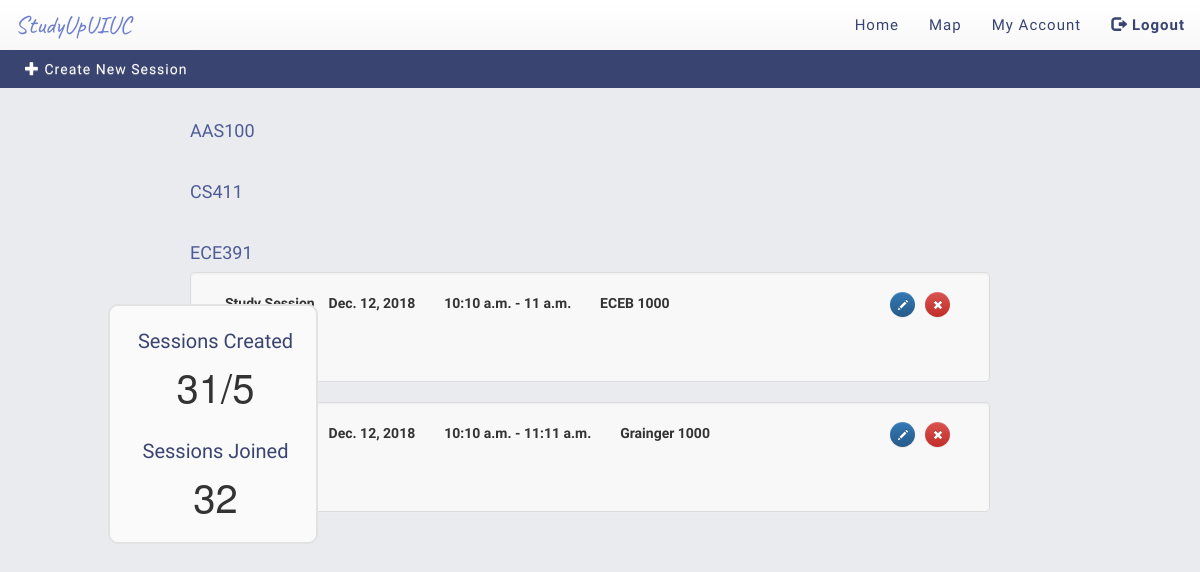
/ (signed in), run on the app's committed database.
### home/models.py (models this page shows)
class StudySession(models.Model):
    start_time = models.TimeField()
    end_time = models.TimeField()
    date = models.DateField()
    building = models.TextField()
    room_number = models.PositiveSmallIntegerField()
    description = models.TextField()
    seshID = models.UUIDField(primary_key=True, default=uuid.uuid4, editable=False)

### home/views.py (the view, shortened to what this page needs)
# urls.py: path('', HomeView.as_view(), name='home'),
class HomeView(TemplateView):
    template_name = "home/homepage.html"
    def get(self, request):
        cursor = connection.cursor()
        cursor.execute("SELECT      home_studysession.start_time, \
                                    home_studysession.end_time, \
                                    home_studysession.date, \
                                    home_studysession.building, \
                                    home_studysession.room_number, \
                                    home_studysession.description, \
                                    home_studysession.seshID, \
                                    home_classes.class_code, \
                                    home_classes.class_name \
                        FROM        accounts_enrolledin, \
                                    home_classes, \
                                    home_classofsession, \
                                    home_studysession \
                        WHERE       accounts_enrolledin.netID = %s AND \
                                    accounts_enrolledin.class_code = home_classes.class_code AND \
                                    home_classes.class_code = home_classofsession.class_code AND \
                                    home_classofsession.seshID = home_studysession.seshID \
                        ORDER BY    date(home_studysession.date), \
                                    time(home_studysession.start_time), \
                                    time(home_studysession.end_time), \
                                    home_studysession.building, \
                                    home_studysession.room_number", [str(request.user)])
        sessions_arr = cursor.fetchall()
        sessions = []
        count = 0;
        for i in range(len(sessions_arr)):
            if(sessions_arr[i] is None):
                continue;
            if(datetime.now().date() < sessions_arr[i][2]) or ((datetime.now().date() == sessions_arr[i][2]) and (datetime.now().time() < sessions_arr[i][1])):
                sessions.append({})
                sessions[count]['start_time'] = sessions_arr[i][0]
                sessions[count]['end_time'] = sessions_arr[i][1]
                sessions[count]['date'] = sessions_arr[i][2]
                sessions[count]['building'] = sessions_arr[i][3]
                sessions[count]['room_number'] = sessions_arr[i][4]
                hasData = False
                for j in range(len(sessions_arr[i][5])):
                    if sessions_arr[i][5][j] != " ":
                        hasData = True
                        break
                if hasData:
                    sessions[count]['description'] = sessions_arr[i][5]
                else:
                    sessions[count]['description'] = ""
                sessions[count]['seshID'] = sessions_arr[i][6]
                sessions[count]['class_code'] = sessions_arr[i][7]
                sessions[count]['class_name'] = sessions_arr[i][8]
                count+=1
        cursor.execute("SELECT      home_sessionhas.is_owner, \
                                    home_studysession.seshID \
                        FROM        accounts_enrolledin, \
                                    home_classes, \
                                    home_classofsession, \
                                    home_studysession, \
                                    home_sessionhas \
                        WHERE       accounts_enrolledin.netID = %s AND \
                                    home_sessionhas.netID = accounts_enrolledin.netID AND \
                                    accounts_enrolledin.class_code = home_classes.class_code AND \
                                    home_classes.class_code = home_classofsession.class_code AND \
                                    home_classofsession.seshID = home_studysession.seshID AND \
                                    home_classofsession.seshID = home_sessionhas.seshID", [str(request.user)])
        sessions_arr = cursor.fetchall()
        for i in range(len(sessions)):
            sessions[i]['is_owner'] = 0
            sessions[i]['is_joined'] = 0
        for i in range(len(sessions_arr)):
            for j in range(len(sessions)):
                if(sessions[j]['seshID'] == sessions_arr[i][1]):
                    sessions[j]['is_owner'] = sessions_arr[i][0]
                    sessions[j]['is_joined'] = 1
        cursor.execute("SELECT DISTINCT  accounts_enrolledin.class_code \
                        FROM             accounts_enrolledin \
                        WHERE            %s = accounts_enrolledin.netID AND \
                                         accounts_enrolledin.class_code IN( \
                                            SELECT DISTINCT home_classofsession.class_code \
                                            FROM home_studysession, home_classofsession \
                                            WHERE home_studysession.seshID = home_classofsession.seshID)", [str(request.user)])
        enrolledin_empty_arr = cursor.fetchall()
        enrolledin_empty = []
        for i in range(len(enrolledin_empty_arr)):
            enrolledin_empty.append(enrolledin_empty_arr[i][0])
        cursor.execute("SELECT DISTINCT  accounts_enrolledin.class_code \
                        FROM             accounts_enrolledin, \
                                         home_classes \
                        WHERE            accounts_enrolledin.netID = %s", [str(request.user)])
        enrolledin_arr = cursor.fetchall()
        enrolledin = []
        for i in range(len(enrolledin_arr)):
            enrolledin.append({})
            enrolledin[i]['class_code'] = enrolledin_arr[i][0]
            if(enrolledin[i]['class_code'] in enrolledin_empty):
                enrolledin[i]['class_empty'] = False
            else:
                enrolledin[i]['class_empty'] = True
        cursor.execute("SELECT COUNT     (DISTINCT home_studysession.seshID) \
                        FROM             home_studysession, \
                                         home_sessionhas \
                        WHERE            %s = home_sessionhas.netID AND \
                                         home_studysession.seshID = home_sessionhas.seshID", [str(request.user)])
        sessions_joined_arr = cursor.fetchall()
        sessions_joined = 0
        sessions_joined = sessions_joined_arr[0][0]
        cursor.execute("SELECT COUNT     (DISTINCT home_studysession.seshID) \
                        FROM             home_studysession, \
                                         home_sessionhas \
                        WHERE            %s = home_sessionhas.netID AND \
                                         home_studysession.seshID = home_sessionhas.seshID AND \
                                         %s = home_sessionhas.is_owner", [str(request.user), True])
        sessions_created_arr = cursor.fetchall()
        sessions_created = 0
        sessions_created = sessions_created_arr[0][0]
        connection.close()
        args = {'sessions': sessions, 'enrolledin': enrolledin, 'sessions_joined': sessions_joined, 'sessions_created': sessions_created}
        return render(request, self.template_name, args)

### home/templates/home/homepage.html (shortened to what this page needs)
{% extends 'base.html' %}
{% block body %}
<nav class="navbar navbar-custom navbar-fixed-top" >
      <ul class="nav navbar-nav">
        <li><a href="{% url 'home:new_session' %}"><span class="glyphicon glyphicon-plus"></span> Create New Session</span> </a></li>
      </ul>
</nav>
<div id="floating_key">
  <div class="sidebar_header">Sessions Created</div>
  <div class="sidebar_text">{{sessions_created}}/5</div>
  <div class="sidebar_header">Sessions Joined</div>
  <div class="sidebar_text" id="joined_value" value="{{sessions_joined}}">{{sessions_joined}}</div>
</div>
<div id="main">
    <br><br>
    <div class="container">
            <div class="container" style="width: 850px;">
                {% for classes in enrolledin %}
                <br>
                <h4><a href="#{{ classes.class_code }}Content" class = "myLink classheaders" data-toggle="collapse">{{ classes.class_code }}</a></h4>
                <div id="{{ classes.class_code }}Content" class="collapse in">
                    {% if classes.class_empty %}
                      <h4 class="no_sesh"> There are no scheduled Study Sessions for this class.</h2>
                    {% else %}
                      {% for session in sessions %}
                      {% if session.class_code == classes.class_code %}
                      <div class="well">
                            <div class="col-md-10 col-md-offset-0" style="float: left;">
                              <span class="sessionLabel" style="margin-right: 10px;"><label>Study Session</label></span>
                              <span class="sessionLabel"><label>{{ session.date }}</label></span>
                              <span class="sessionLabel"><label>{{ session.start_time }} - {{ session.end_time }}</label></span>
                              <span class="sessionLabel"><label>{{ session.building }} {{ session.room_number }}</label></span>
                            </div>
                              {% if session.is_owner == 1 %}
                              <div class="col-md-2 col-md-offset-0" style="float: right;">
                              <form method="post">
                                  <button class="btn btn-danger a-btn-slide-text btn-space pull-right btn-primary btn-xs editanddeletebtn" name="delete" type="submit" value="{{session.seshID}}" style="margin-right: 24px;">
                                     <span class="glyphicon glyphicon-remove" style="vertical-align: -1px; margin-left: 1px;" aria-hidden="true"></span>
                                  </button>
                              </form>
                              <form method="post" value="{{session.seshID}}">
                                  <button class="btn btn-primary a-btn-slide-text btn-space pull-right btn-primary btn-xs editanddeletebtn" id='btnedit{{session.seshID}}' name="edit" type="submit" value="{{session.seshID}}">
                                     <span class="glyphicon glyphicon-pencil" style="vertical-align: -1px; margin-left: 1px;" aria-hidden="true"></span>
                                  </button>
                              </form>
                              </div>
                              <br>
                              {% endif %}
                          <br>
                          <div class="container">
                            <div class="col-md-6 col-md-offset-0" style="float: left;">
                              {% if session.description == "" %}
                                <i>No Description</i>
                              {% else %}
                                <p>{{ session.description }}</p>
                              {% endif %}
                            </div>
                          </div>
                      </div>
                    {% endif %}
                    {% endfor %}
                  {% endif %}
                </div>
                {% endfor %}
            </div>
    </div>
</div>
{% endblock %}

### accounts/templates/base.html (shortened to what this page needs)
<!DOCTYPE html>
<html lang="en">
  <head>
    <link rel="stylesheet" href="//maxcdn.bootstrapcdn.com/bootstrap/3.3.7/css/bootstrap.min.css">
    <link rel="stylesheet" href="//maxcdn.bootstrapcdn.com/bootstrap/3.3.7/css/bootstrap-theme.min.css">
      <link rel="stylesheet" href="//code.jquery.com/ui/1.12.1/themes/base/jquery-ui.css">
      <link rel="stylesheet" type="text/css" href="https://rawgit.com/jonthornton/jquery-timepicker/master/jquery.timepicker.min.css">
      <link rel="stylesheet" href="//cdnjs.cloudflare.com/ajax/libs/chosen/1.8.5/chosen.min.css">
      <link rel="stylesheet" href="https://cdnjs.cloudflare.com/ajax/libs/bootstrap-select/1.12.4/css/bootstrap-select.min.css">
  </head>
  <body>
    <nav class="navbar navbar-default navbar-fixed-top" >
      <div class="container-fluid">
        <div class="navbar-header">
          <a class="navbar-brand" href="{% url 'home:home' %}">StudyUpUIUC</a>
        </div>
        <div class="collapse navbar-collapse" id="myNavbar">
          <ul class="nav navbar-nav navbar-right">
            <li><a href="{% url 'home:home' %}">Home</a>
            <li><a href="{% url 'map:map' %}">Map</a>
            {% if user.is_authenticated %}
            <li><a href="{% url 'accounts:profile' %}">My Account</a></li>
            <li><a href="{% url 'accounts:logout' %}"><span class="glyphicon glyphicon-log-out logout"></span> <strong>Logout</strong></a></li>
            {% else %}
            <li><a href="{% url 'accounts:register' %}">Register</a></li>
            <li><a href="{% url 'accounts:login' %}"><span class="glyphicon glyphicon-log-in"></span> <strong>Login</strong></a></li>
            {% endif %}
          </ul>
        </div>
      </div>
    </nav>
    {% block body %}
    {% endblock %}
  </body>
</html>

### accounts/templates/base.html (style rules this page uses)
body { background-color: #E9EBEE; margin-top: 50px; }
.navbar-default { border:0px; }
.navbar-default .navbar-brand { font-family: 'Caveat'; color: #6D7FCC; font-size: 25px; }
.navbar.navbar-default .navbar-nav > li > a { color: #3a4470; font-family: 'Viga'; letter-spacing: 1px; font-size: 15px; }

### home/templates/home/homepage.html (style rules this page uses)
.btn-space { margin-right: 10px; }
.myLink, .myLink:hover, .myLink:active, .myLink:visited, .myLink:focus { text-decoration:none; }
#main { height:100%; overflow:auto; }
.sessionLabel { margin-right: 25px; }
.classheaders { font-family: 'Jua'; color: #4e5b96; }
.editanddeletebtn { min-width: 25px; max-width: 25px; min-height: 25px; font-size: 10px; max-height: 20px; border: 0 none; border-radius:24px; }
.well { background: #F8F8F8; max-width: 800px; min-width: 800px; padding-right: 0px; }
label { font-family: "Overlock"; }
.navbar-custom { background-color: #3a4470; min-height: 38px; max-height: 38px; border-radius: 0px; border: 0px; margin-top: 50px; }
.navbar.navbar-custom .navbar-nav > li > a { margin-left: 10px; font-family: 'Jua'; padding-top: 5px; margin-top: 4px; min-height: 30px; max-height: 30px; color: #FFFFFF; background-color: #3a4470; letter-spacing: 1px; border-radius: 5px; }
#floating_key { position: fixed; top: 38%; left: 9%; z-index: 5; background-color: #FAFAFA; border: 2px solid #e2e2e2; border-radius: 10px; padding: 5px; text-align: center; line-height: 30px; padding-left: 10px; min-width: 210px; max-width: 210px; min-height: 240px; max-height: 240px; }
.sidebar_header { font-family: 'Coustard'; color: #3a4470; font-size: 20px; text-align: center; margin-top: 15px; margin-bottom: 5px; }
.sidebar_text { font-size: 40px; margin-top: 15px; margin-bottom: 35px; }

### data on the page
StudySession: date "Dec. 12, 2018", start_time "10:10 a.m.", end_time "11 a.m.", building "ECEB", room_number "1000"
StudySession: date "Dec. 12, 2018", start_time "10:10 a.m.", end_time "11:11 a.m.", building "Grainger", room_number "1000"

### other printed values
{{ sessions_created }} "31"
{{ sessions_joined }} "32"
{{ classes.class_code }} "AAS100" "CS411" "ECE391"
